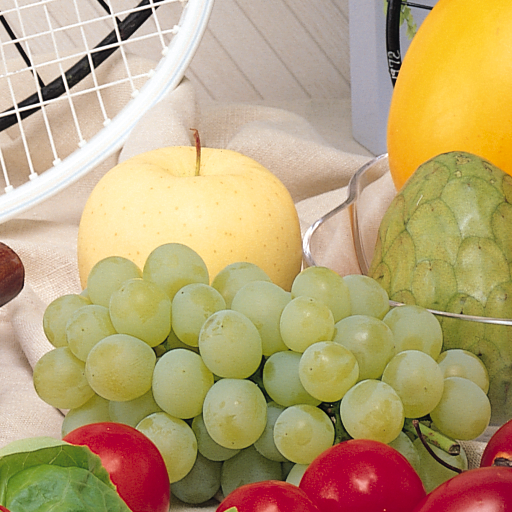
#> input picture 4. Fourth Lab/fruits.png, 512 x 512 px, found by its file name
$ python prueba_images.py
#> lines starting #> are read from the running program, lines starting #| are printed output that depends on the picture
import matplotlib.pyplot as plt
from skimage import io, color
# Load the image
img = io.imread('C:/Users/ksevi/OneDrive/Desktop/MASTER/SCENE_LALIGANT/fourth report/fruits.png')
#> img is the input picture: shape (512, 512, 3); mean R, G, B 185.5, 163.3, 118.3
gray_img = color.rgb2gray(img)
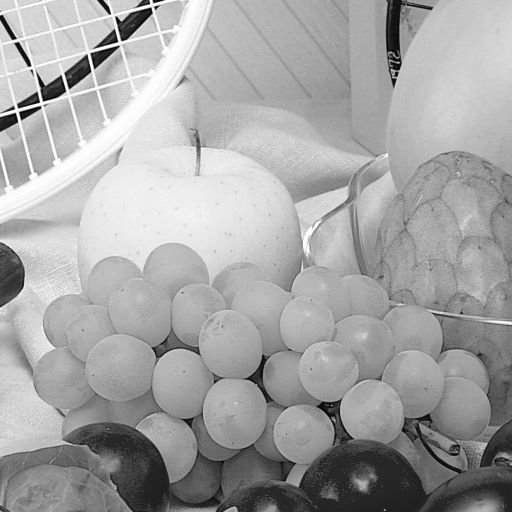
#> gray_img: shape (512, 512) float64; min 0, max 1, mean 0.646

# Plot the first row of the image as a signal
plt.plot(gray_img[0,:])
plt.show()
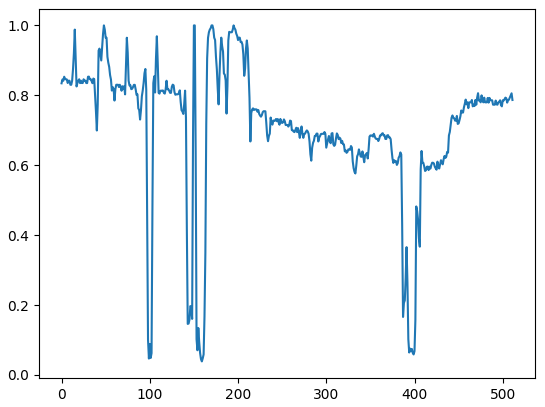
#> figure drawn by matplotlib, 1 panel; curve peaks at x = 48, y = 1
